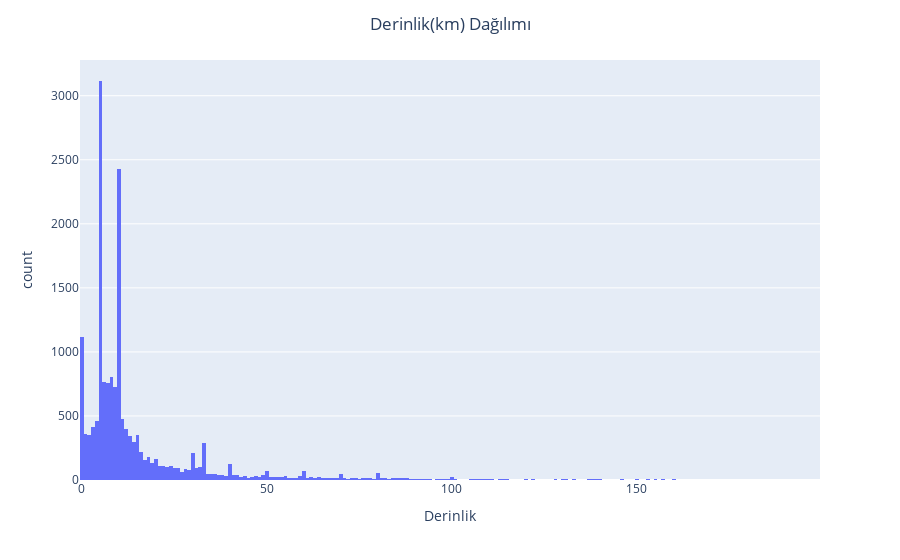

The notebook cell saved with this chart:
### Code cell
fig = px.histogram(df, x="Derinlik")
fig.update_layout(title_text="Derinlik(km) Dağılımı", title_x=0.5)
fig.show()

### Figure 1 — Plotly figure (JSON) as saved in the notebook; plotly's stock layout.template omitted (floating-point values rounded to 4 significant figures; data arrays with more than 128 entries replaced by an {"elided": "..."} marker saying what was removed)
{"data": [{"alignmentgroup": "True", "bingroup": "x", "hovertemplate": "Derinlik=%{x}<br>count=%{y}<extra></extra>", "legendgroup": "", "marker": {"color": "#636efa", "pattern": {"shape": ""}}, "name": "", "offsetgroup": "", "orientation": "v", "showlegend": false, "type": "histogram", "x": {"elided": "17369 float values"}, "xaxis": "x", "yaxis": "y"}], "layout": {"barmode": "relative", "legend": {"tracegroupgap": 0}, "margin": {"t": 60}, "title": {"text": "Derinlik(km) Dağılımı", "x": 0.5}, "xaxis": {"anchor": "y", "domain": [0, 1], "title": {"text": "Derinlik"}}, "yaxis": {"anchor": "x", "domain": [0, 1], "title": {"text": "count"}}}}
